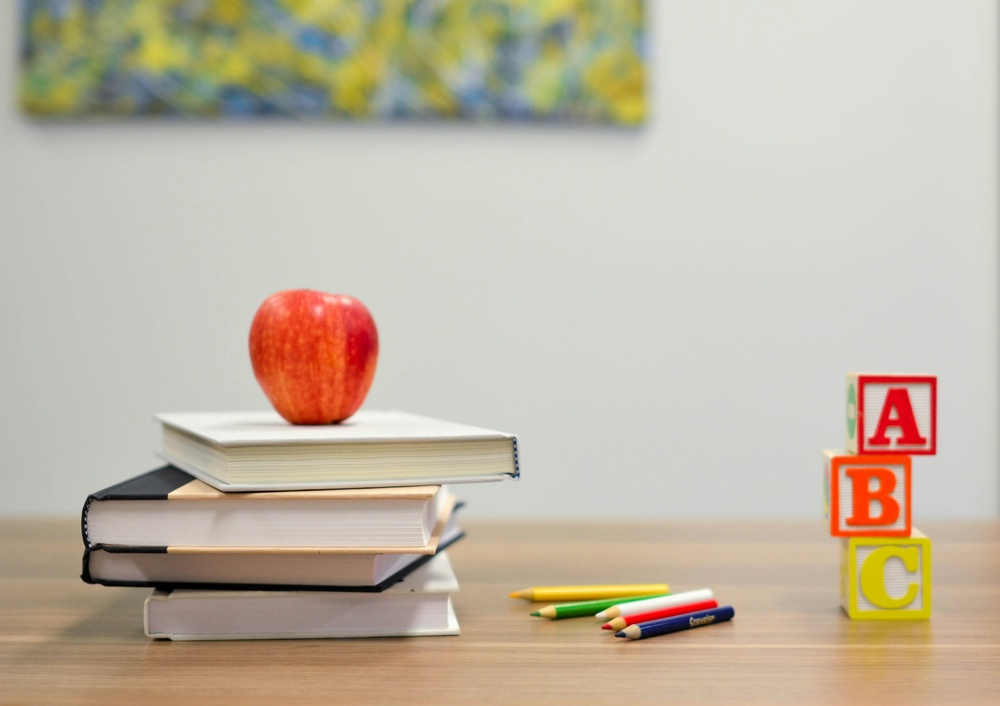
#> input picture sample.jpg, 1000 x 706 px, shrunk from 3953 x 2791 before the run
$ python ObjectImageRotator.py
#> lines starting #> are read from the running program, lines starting #| are printed output that depends on the picture
from PIL import Image, ImageOps
import os

class ImageRotator:

    def __init__(self):
        self.image = None
        self.original_width = 0
        self.original_height = 0

    def load_image(self, input_path: str):
#> called with input_path = 'sample.jpg'
        try:
            self.image = Image.open(input_path)
#> self.image is the input picture: PIL image 1000x706 RGB; mean R, G, B 192.7, 182.2, 164.4
            self.original_width, self.original_height = self.image.size
#> self.original_width = 1000; self.original_height = 706

            print(f"Loaded image: {input_path} (Size: {self.original_width}x{self.original_height})")
#| Loaded image: sample.jpg (Size: 1000x706)
            return True

        except FileNotFoundError:
            print(f"Error: File not found at {input_path}")
            return False

        except Exception as e:
            print(f"Error loading image: {e}")
            return False

    def rotate_image(self, angle: float, expand: bool = True):
#> called with angle = 45, expand = True
        if not self.image:
            print("Error: No image loaded. Call load_image() first.")
            return None

        print(f"Rotating image by {angle} degrees...")

        rotated_image = self.image.rotate(
            angle,
            resample=Image.Resampling.BICUBIC,
            expand=expand,
            fillcolor=(0,0,0,0)
        )
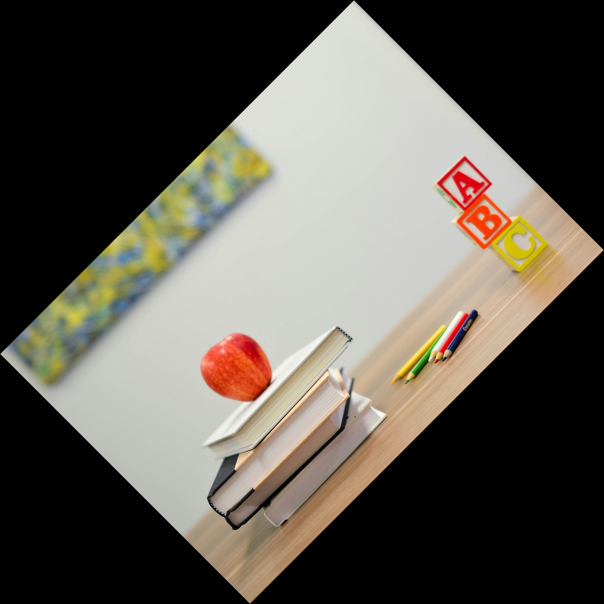
#> rotated_image: PIL image 1208x1208 RGB (shown at 1/2 size); mean R, G, B 93.1, 88, 79.4
        return rotated_image

    def save_image(self, image_to_save: Image.Image, output_path: str):
        try:
            output_dir = os.path.dirname(output_path)
            if output_dir and not os.path.exists(output_dir):
                os.makedirs(output_dir)

            image_to_save.save(output_path, format="PNG")
            print(f"Successfully saved rotated image to {output_path}")
        except Exception as e:
            print(f"Error saving image: {e}")

if __name__ == "__main__":
    rotator = ImageRotator()

    if rotator.load_image("sample.jpg"):

        angle_to_rotate = 45

        rotated_img = rotator.rotate_image(angle_to_rotate, expand=True)

        if rotated_img:
            rotator.save_image(rotated_img, "output/rotated_sample.png")
